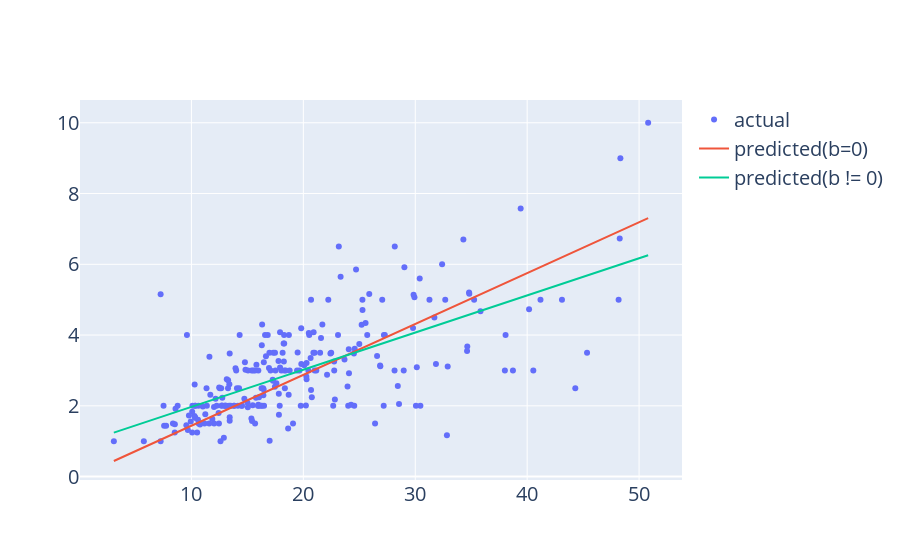

The code cell stored with this chart in its notebook:
### Code cell
data['prediction_with_intercept'] = f_w_int.predict(data[['total_bill']])
fig = go.Figure()
fig.add_trace(go.Scatter(x=data['total_bill'], y = data['tip'],
                         mode = 'markers', name = 'actual'))
fig.add_trace(go.Scatter(x=data['total_bill'], y = data['prediction'],
                         mode = 'lines', name = 'predicted(b=0)'))
fig.add_trace(go.Scatter(x=data['total_bill'], y = data['prediction_with_intercept'],
                         mode = 'lines', name = 'predicted(b != 0)'))
fig.update_layout(font_size = 20)

### Figure 1 — Plotly figure (JSON) as saved in the notebook; plotly's stock layout.template omitted (floating-point values rounded to 4 significant figures; data arrays with more than 128 entries replaced by an {"elided": "..."} marker saying what was removed)
{"data": [{"mode": "markers", "name": "actual", "type": "scatter", "x": {"elided": "244 float values"}, "y": {"elided": "244 float values"}}, {"mode": "lines", "name": "predicted(b=0)", "type": "scatter", "x": {"elided": "244 float values"}, "y": {"elided": "244 float values"}}, {"mode": "lines", "name": "predicted(b != 0)", "type": "scatter", "x": {"elided": "244 float values"}, "y": {"elided": "244 float values"}}], "layout": {"autosize": true, "font": {"size": 20}, "xaxis": {"autorange": true, "range": [0.1295, 53.75], "type": "linear"}, "yaxis": {"autorange": true, "range": [-0.1024, 10.77], "type": "linear"}}}
